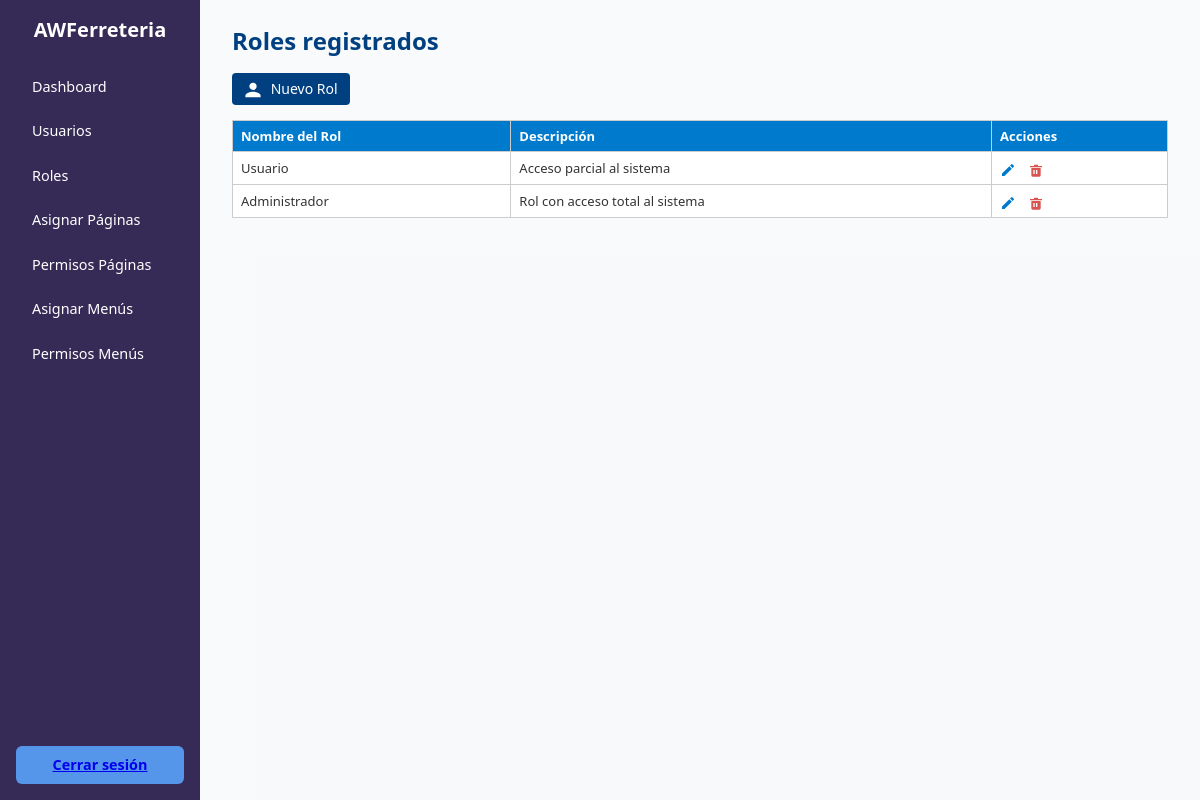
The app's page /roles/roles.php (signed in) with its own data.
### tables this page shows
CREATE TABLE `roles` (
  `idrol` int(11) NOT NULL,
  `nombrerol` varchar(50) NOT NULL,
  `descripcion` varchar(100) DEFAULT NULL,
  `activo` bit(1) NOT NULL DEFAULT b'1',
  `usuarioregistra` int(11) NOT NULL,
  `fecharegistro` datetime NOT NULL DEFAULT current_timestamp(),
  `usuarioactualiza` int(11) DEFAULT NULL,
  `fechaactualizacion` datetime DEFAULT NULL ON UPDATE current_timestamp()
);

### config/seguridad.php (called while the page is built, shortened)
<?php
function obtenerMenusUsuario($idusuario) {
    $conn = getConnection();
    $menus = [];
    $sql = "SELECT usuario, clave FROM vista_permisos_menus WHERE idusuario = ? AND activo = b'1' ORDER BY usuario";
    $stmt = $conn->prepare($sql);
    $stmt->bind_param("i", $idusuario);
    $stmt->execute();
    $result = $stmt->get_result();
    while ($row = $result->fetch_assoc()) {
        $menus[] = $row;
    }
    return $menus;
}
?>

### roles/roles.php (the view, shortened to what this page needs)
<?php
require_once('../config/seguridad.php');
$conn = getConnection();
$sql = "SELECT idrol, nombrerol, descripcion FROM roles WHERE activo = 1 ORDER BY idrol DESC";
$result = $conn->query($sql);
?>
<!DOCTYPE html>
<html lang="es">
<head>
</head>
<body>
    <div class="container">
        <aside class="sidebar">
            <h2>AWFerreteria</h2>
            <nav>
                <?php
                    $idusuario = $_SESSION['idusuario'];
                    $menus = obtenerMenusUsuario($idusuario);
                    $clavesMenus = array_column($menus, 'clave');
                ?>
                <a href="../admin/dashboard_admin.php">Dashboard</a>
                <?php if (in_array('usuarios', $clavesMenus)): ?>
                    <a href="../roles/usuarios.php">Usuarios</a>
                <?php endif; ?>
                <?php if (in_array('roles', $clavesMenus)): ?>
                    <a href="../roles/roles.php">Roles</a>
                <?php endif; ?>
                <?php if (in_array('asignar_pagina', $clavesMenus)): ?>
                    <a href="../admin/permisos_por_rol.php">Asignar Páginas</a>
                <?php endif; ?>
                <?php if (in_array('permiso_pagina', $clavesMenus)): ?>
                    <a href="../roles/asignar_permisos.php">Permisos Páginas</a>
                <?php endif; ?>
                <?php if (in_array('asignar_menu', $clavesMenus)): ?>
                    <a href="../admin/asignar_menu_usuario.php">Asignar Menús</a>
                <?php endif; ?>
                <?php if (in_array('permiso_menu', $clavesMenus)): ?>
                    <a href="../roles/permisos_usuarios_menus.php">Permisos Menús</a>
                <?php endif; ?>
            </nav>
            <a href="../auth/logout.php" class="logout-btn">Cerrar sesión</a>
        </aside>
        <main class="main-content">
            <h1>Roles registrados</h1>
            <a href="#" class="btn btn-primary mb-3" id="nuevoRolBtn">
                Nuevo Rol
            </a>
            <table>
                <thead>
                    <tr>
                        <th>Nombre del Rol</th>
                        <th>Descripción</th>
                        <th>Acciones</th>
                    </tr>
                </thead>
                <tbody>
                <?php while ($row = $result->fetch_assoc()): ?>
                    <tr>
                        <td><?= htmlspecialchars($row['nombrerol']) ?></td>
                        <td><?= htmlspecialchars($row['descripcion']) ?></td>
                        <td align="center">
                            <a href="#" title="Editar" class="action-link" onclick="abrirModalEdicion(
                                <?= $row['idrol'] ?>,
                                '<?= htmlspecialchars($row['nombrerol'], ENT_QUOTES) ?>',
                                '<?= htmlspecialchars($row['descripcion'], ENT_QUOTES) ?>'
                            )">
                                <svg xmlns="http://www.w3.org/2000/svg" width="16" height="16" fill="#007acc" viewBox="0 0 24 24">
                                    <path d="M3 17.25V21h3.75L17.81 9.94l-3.75-3.75L3 17.25zM20.71 7.04a1.003 1.003 0 0 0 0-1.42l-2.34-2.34a1.003 1.003 0 0 0-1.42 0l-1.83 1.83 3.75 3.75 1.84-1.82z"/>
                                </svg>
                            </a>
                            <a href="#" title="Desactivar" class="action-link" onclick="abrirModalConfirmacionDesactivar(<?= $row['idrol'] ?>)">
                                <svg xmlns="http://www.w3.org/2000/svg" width="16" height="16" fill="#d9534f" viewBox="0 0 24 24">
                                    <path d="M3 6h18v2H3V6zm2 3h14v11a2 2 0 0 1-2 2H7a2 2 0 0 1-2-2V9zm3 3v6h2v-6H8zm4 0v6h2v-6h-2zM9 4h6v2H9V4z"/>
                                </svg>
                            </a>
                        </td>
                    </tr>
                <?php endwhile; ?>
                </tbody>
            </table>
        </main>
    </div>
</body>
</html>

### roles/roles.php (style rules this page uses)
* { box-sizing: border-box; margin: 0; padding: 0; }
body, html { height: 100%; font-family: 'Segoe UI', Tahoma, Geneva, Verdana, sans-serif; background-color: #f4f6f85c; color: #333; }
.container { display: flex; height: 100vh; }
.sidebar { width: 200px; background-color: #352b56ff; color: white; display: flex; flex-direction: column; padding: 1rem 1rem; }
.sidebar h2 { font-size: 1.25rem; margin-bottom: 1.5rem; text-align: center; font-weight: bold; }
.sidebar nav a { color: white; text-decoration: none; padding: 0.6rem 1rem; border-radius: 6px; margin-bottom: 0.4rem; display: block; transition: background-color 0.3s ease; font-size: 0.9rem; }
.sidebar .logout-btn { margin-top: auto; background-color: #5596ebff; padding: 0.6rem 1rem; border-radius: 6px; text-align: center; font-weight: bold; cursor: pointer; transition: background-color 0.3s ease; font-size: 0.9rem; }
.main-content { flex: 1; padding: 1rem 1.5rem; margin: 0.5rem; overflow-y: auto; font-size: 14px; }
.main-content h1 { color: #004080; margin-bottom: 1rem; font-size: 1.5rem; }
a.btn { display: inline-block; background-color: #004080; color: white; padding: 6px 12px; text-decoration: none; border-radius: 4px; font-size: 14px; margin-bottom: 15px; }
table { width: 100%; border-collapse: collapse; background-color: #fff; font-size: 13px; }
th, td { padding: 6px 8px; border: 1px solid #ccc; text-align: left; }
th { background-color: #007acc; color: white; font-weight: 600; }
.action-link { display: inline-block; margin-right: 8px; cursor: pointer; vertical-align: middle; }
.action-link svg { vertical-align: middle; transition: transform 0.2s ease; }

### records on screen
roles: nombrerol "Usuario", descripcion "Acceso parcial al sistema"
roles: nombrerol "Administrador", descripcion "Rol con acceso total al sistema"
